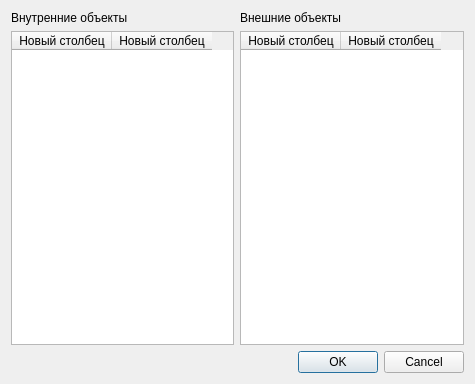
<?xml version="1.0" encoding="UTF-8"?>
<ui version="4.0">
 <class>SettingsPerimetr</class>
 <widget class="QDialog" name="SettingsPerimetr">
  <property name="geometry">
   <rect>
    <x>0</x>
    <y>0</y>
    <width>475</width>
    <height>384</height>
   </rect>
  </property>
  <property name="windowTitle">
   <string>Dialog</string>
  </property>
  <layout class="QVBoxLayout" name="verticalLayout_3">
   <item>
    <layout class="QHBoxLayout" name="horizontalLayout">
     <item>
      <layout class="QVBoxLayout" name="verticalLayout_2">
       <item>
        <widget class="QLabel" name="label">
         <property name="text">
          <string>Внутренние объекты</string>
         </property>
        </widget>
       </item>
       <item>
        <widget class="QTableWidget" name="tableWidget">
         <column>
          <property name="text">
           <string>Новый столбец</string>
          </property>
         </column>
         <column>
          <property name="text">
           <string>Новый столбец</string>
          </property>
         </column>
        </widget>
       </item>
      </layout>
     </item>
     <item>
      <layout class="QVBoxLayout" name="verticalLayout">
       <item>
        <widget class="QLabel" name="label_2">
         <property name="text">
          <string>Внешние объекты</string>
         </property>
        </widget>
       </item>
       <item>
        <widget class="QTableWidget" name="tableWidget_2">
         <column>
          <property name="text">
           <string>Новый столбец</string>
          </property>
         </column>
         <column>
          <property name="text">
           <string>Новый столбец</string>
          </property>
         </column>
        </widget>
       </item>
      </layout>
     </item>
    </layout>
   </item>
   <item>
    <widget class="QDialogButtonBox" name="buttonBox">
     <property name="orientation">
      <enum>Qt::Horizontal</enum>
     </property>
     <property name="standardButtons">
      <set>QDialogButtonBox::Cancel|QDialogButtonBox::Ok</set>
     </property>
    </widget>
   </item>
  </layout>
 </widget>
 <resources/>
 <connections>
  <connection>
   <sender>buttonBox</sender>
   <signal>rejected()</signal>
   <receiver>SettingsPerimetr</receiver>
   <slot>reject()</slot>
   <hints>
    <hint type="sourcelabel">
     <x>295</x>
     <y>357</y>
    </hint>
    <hint type="destinationlabel">
     <x>286</x>
     <y>274</y>
    </hint>
   </hints>
  </connection>
 </connections>
</ui>
